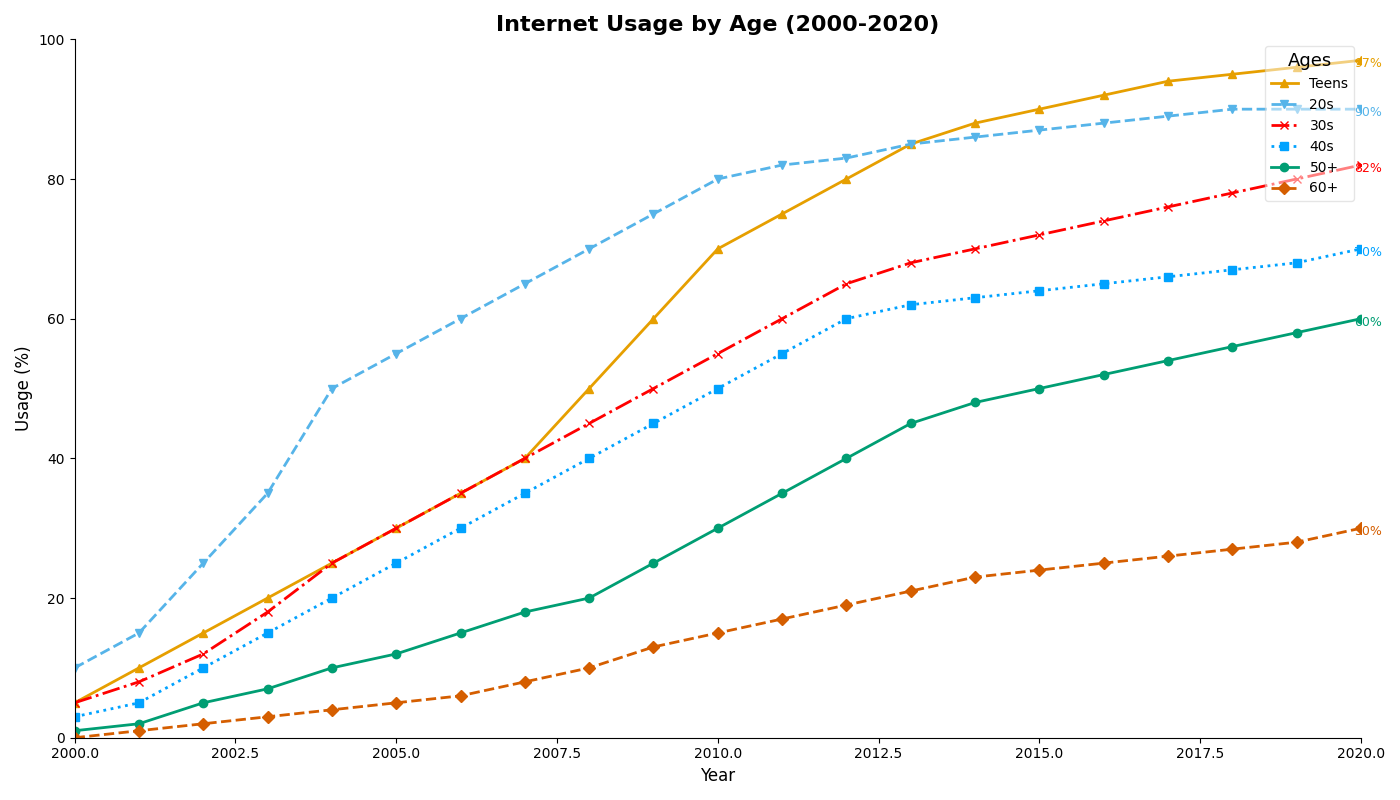

The Python source for this figure:
import matplotlib.pyplot as plt
import numpy as np

years = np.arange(2000, 2021)
age_groups = ["Teens", "20s", "30s", "40s", "50+", "60+"]

teens = [5, 10, 15, 20, 25, 30, 35, 40, 50, 60, 70, 75, 80, 85, 88, 90, 92, 94, 95, 96, 97]
twenties = [10, 15, 25, 35, 50, 55, 60, 65, 70, 75, 80, 82, 83, 85, 86, 87, 88, 89, 90, 90, 90]
thirties = [5, 8, 12, 18, 25, 30, 35, 40, 45, 50, 55, 60, 65, 68, 70, 72, 74, 76, 78, 80, 82]
forties = [3, 5, 10, 15, 20, 25, 30, 35, 40, 45, 50, 55, 60, 62, 63, 64, 65, 66, 67, 68, 70]
fifties_plus = [1, 2, 5, 7, 10, 12, 15, 18, 20, 25, 30, 35, 40, 45, 48, 50, 52, 54, 56, 58, 60]
seniors = [0, 1, 2, 3, 4, 5, 6, 8, 10, 13, 15, 17, 19, 21, 23, 24, 25, 26, 27, 28, 30]

fig, ax = plt.subplots(figsize=(14, 8))

colors = ['#E69F00', '#56B4E9', '#FF0000', '#00A2FF', '#009E73', '#D55E00']
markers = ['^', 'v', 'x', 's', 'o', 'D']
linestyles = ['-', '--', '-.', ':', '-', '--']

for data, name, color, marker, linestyle in zip(
    [teens, twenties, thirties, forties, fifties_plus, seniors], 
    age_groups, colors, markers, linestyles):
    ax.plot(years, data, label=name, color=color, marker=marker, linewidth=2, linestyle=linestyle)
    ax.annotate(f'{data[-1]}%', xy=(years[-1], data[-1]), xytext=(5, -5), textcoords='offset points', ha='center', fontsize=9, color=color)

ax.set_title('Internet Usage by Age (2000-2020)', fontsize=16, fontweight='bold')
ax.set_xlabel('Year', fontsize=12)
ax.set_ylabel('Usage (%)', fontsize=12)

ax.legend(title='Ages', title_fontsize='13', loc='upper right', frameon=True, framealpha=0.5, fancybox=True)
ax.grid(False)

ax.spines['top'].set_visible(False)
ax.spines['right'].set_visible(False)

ax.set_xlim(2000, 2020)
ax.set_ylim(0, 100)

plt.tight_layout()
plt.show()
